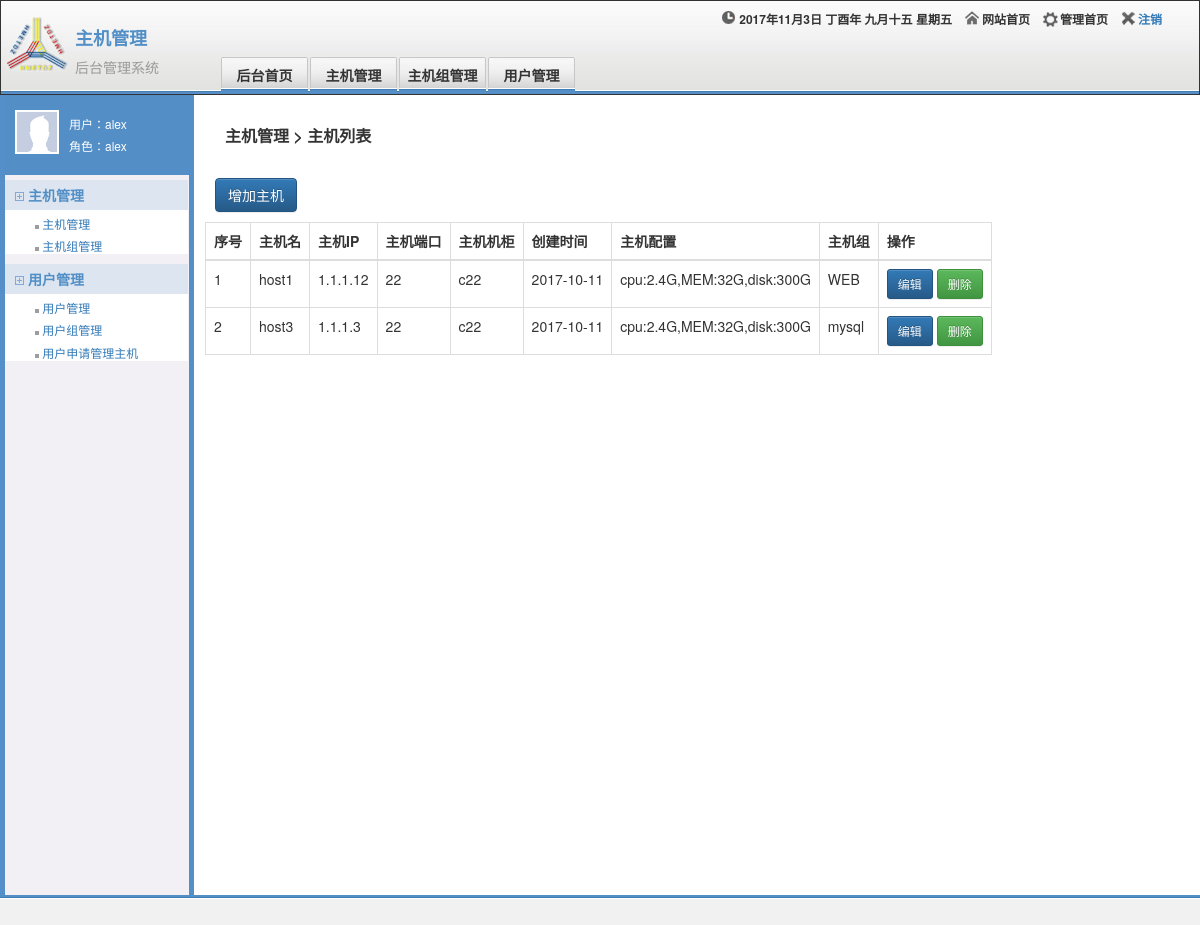
Page /machine/host/ (signed in) on the committed database.
### machine/models.py (models this page shows)
class Host(models.Model):
    hostname=models.CharField(max_length=32)
    ip=models.GenericIPAddressField(protocol="ipv4")
    port=models.IntegerField()
    cabinet=models.CharField(max_length=32)
    ctime=models.DateField()
    hostinfo=models.CharField(max_length=64)
    group=models.ForeignKey(to="HostGroup",to_field="id",default=1)

class HostGroup(models.Model):
    name=models.CharField(max_length=32)

### machine/views.py (the view)
    def inner(*args,**kwargs):
        request=args[0]
        if not request.session.get("is_login"):
            return redirect("/login")
        else:
            return func(*args,**kwargs)

### machine/views.py (called while the page is built)
def auth(func):
    def inner(*args,**kwargs):
        request=args[0]
        if not request.session.get("is_login"):
            return redirect("/login")
        else:
            return func(*args,**kwargs)
    return inner

@auth #装饰器登陆
def host(request):
    if request.method=="GET":
        hosts=Host.objects.all()
        return  render(request,"host.html",{"hosts":hosts})

### templates/host.html (shortened to what this page needs)
{% extends "muban.html" %}
{% block content %}
    <p class="nav-info">主机管理 > 主机列表</p>
    <div class="host_list ">
        <div class="func">
             <a href="{% url "host_add" %}" class="btn btn-primary " role="button">增加主机</a>
        </div>
        <table class="table table-bordered">
            <thead>
            <th>序号</th>
            <th>主机名</th>
            <th>主机IP</th>
            <th>主机端口</th>
            <th>主机机柜</th>
            <th>创建时间</th>
            <th>主机配置</th>
            <th>主机组</th>
            <th>操作</th>
            </thead>
            <tbody>
            {% for host in hosts %}
                <tr>
                    <td>{{ forloop.counter }}</td>
                    <td>{{ host.hostname }}</td>
                    <td>{{ host.ip }}</td>
                    <td>{{ host.port }}</td>
                    <td>{{ host.cabinet }}</td>
                    <td>{{ host.ctime |date:"Y-m-d"}}</td>
                    <td>{{ host.hostinfo }}</td>
                    <td>{{ host.group.name }}</td>
                    <td>
                        <a href="/machine/host_edit-{{ host.id }}" class="btn btn-primary btn-sm " role="button">编辑</a>
                        <a href="/machine/host_delete-{{ host.id }}" class="btn btn-success btn-sm " role="button">删除</a>
                    </td>
                </tr>
            {% endfor %}
            </tbody>
        </table>
    </div>
{% endblock %}

### static/css/common.css (style rules this page uses)
body { margin: 0; }
a { text-decoration: none; }

### static/css/other.css (style rules this page uses)
.nav-info { font-size: 16px; font-weight: bold; margin: 30px 20px; }
.host_list { margin-top: 30px; padding: 0; }
.func { margin: 10px; }

### rows in the picture
Host: hostname "host1", ip "1.1.1.12", port "22", cabinet "c22", ctime "2017-10-11", hostinfo "cpu:2.4G,MEM:32G,disk:300G", group.name "WEB"
Host: hostname "host3", ip "1.1.1.3", port "22", cabinet "c22", ctime "2017-10-11", hostinfo "cpu:2.4G,MEM:32G,disk:300G", group.name "mysql"

### other values in the picture
{{ request.session.username }} "alex"
{{ request.session.role }} "alex"
